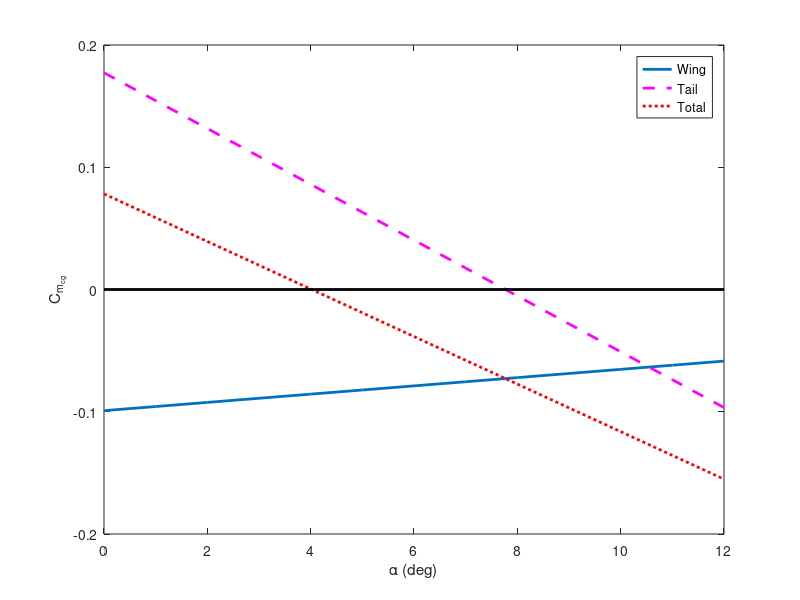

Recreate this plot in MATLAB.
%Calculate the Static Stability Params for the
%Navion General Aviation A/C
% 16.333
% Adapted from Nelson, page 57
%clear all

W=2750 %lb
V=176 % ft/sec
X_cg=0.295 %cbar
h=0.295
S=184 % ft^2
b=33.4 % ft
cbar = 5.7 % ft
S_t=43 %ft^2
l_t=16 %ft
h_t=l_t/cbar+h

% Wing
C_m_ac_w=-0.116
C_l_alp_w=0.097  %/deg
alp_0_L=-5 % deg
X_ac=0.25 %cbar
h_nbar=0.25
i_w=1 %deg

%Tail
C_l_alp_t=0.088 %/deg
C_m_ac_t=0
i_t=-1% deg
eta=1;
b_t=2.2/5.5*b;

V_H=l_t*S_t/cbar/S
AR=b^2/S
AR_t=b_t^2/S_t
d2r=180/pi;

% convert wing section lifts to 3D wing
C_L_alp_w=C_l_alp_w*d2r/(1+C_l_alp_w*d2r/(pi*AR))
C_L_alp_t=C_l_alp_t*d2r/(1+C_l_alp_t*d2r/(pi*AR_t))

% Wing contribution
% from 2-4
% C_m_cg_w=C_L_w(h-h_nbar)+C_m_ac_w;
%
% with C_L_w=C_L_0_w + C_L_alp_w alp_w
% where C_L_0_w = lift coeff at zero angle of attack
C_L_0_w = C_L_alp_w * abs(alp_0_L/d2r)
%
C_m_cg_0_w=C_L_0_w*(h-h_nbar)+C_m_ac_w
C_m_cg_alp_w=C_L_alp_w*(h-h_nbar)

% for downwash
% eps = eps_0 + eps_alp alp_w
eps_0=2*C_L_0_w/pi/AR
eps_alp=2*C_L_alp_w/pi/AR

% Tail from 2-8
C_m_cg_0_t=eta*V_H*C_L_alp_t*(eps_0+i_w/d2r-i_t/d2r)
C_m_cg_alp_t=-eta*V_H*C_L_alp_t*(1-eps_alp)

% total
C_m_cg_0=C_m_cg_0_w+C_m_cg_0_t
C_m_cg_alp=C_m_cg_alp_w+C_m_cg_alp_t

figure(1);clf
alp=[0:1:12]';
plot(alp,C_m_cg_0_w+C_m_cg_alp_w*alp/d2r,'LineWidth',2)
hold on
plot(alp,C_m_cg_0_t+C_m_cg_alp_t*alp/d2r,'m--','LineWidth',2)
plot(alp,C_m_cg_0+C_m_cg_alp*alp/d2r,'r:','LineWidth',2)
plot([0 12],[0 0],'k','LineWidth',2)
legend('Wing','Tail','Total')
%hold off
xlabel('\alpha (deg)')
ylabel('C_{m_{cg}}')

% neutral point
C_L_alp_T=C_L_alp_w+eta*S_t/S*C_L_alp_t*(1-eps_alp)
gamma=C_L_alp_T/C_L_alp_w
hnp=(h_nbar+(gamma-1)*h_t)/gamma

return

clear all
Hnp=[];kk=0;CMT=[];CMt=[];CMw=[];
for i_t=[-2:1]
    kk=kk+1;
    navion_1
    Hnp=[Hnp hnp]
    CMw=[CMw C_m_cg_0_w+C_m_cg_alp_w*alp/d2r];
    CMt=[CMt C_m_cg_0_t+C_m_cg_alp_t*alp/d2r];
    CMT=[CMT C_m_cg_0+C_m_cg_alp*alp/d2r];
    hold on
end

figure(2);clf
plot(alp,CMw,'LineWidth',2)
hold on
plot(alp,CMt,'--','LineWidth',2)
plot(alp,CMT,'r:','LineWidth',2)
legend('Wing','Tail','Total')
plot([0 12],[0 0],'k','LineWidth',2)
hold off
xlabel('\alpha (deg)')
ylabel('C_{m_{cg}}')